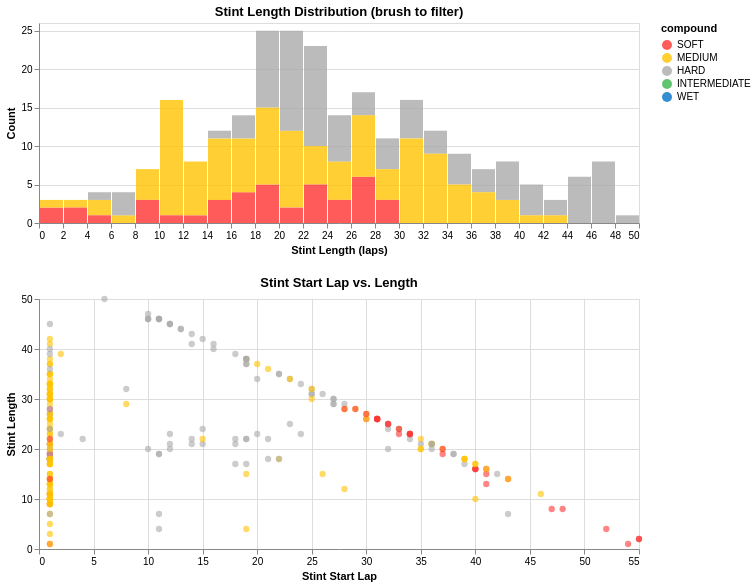

The code cell stored with this chart in its notebook:
### Markdown cell above
---
## 8 — Stint Length by Compound (Interactive)

An interval selection lets you brush a range of stint lengths on the histogram and see the corresponding stints highlighted in the scatter plot of stint start lap vs. length. Click and drag a selection on the bar chart to select range. Drag selection to brush. Double click to clear selection.

### Code cell
brush = alt.selection_interval(encodings=["x"])

hist = alt.Chart(strategy_raw).mark_bar(opacity=0.8).encode(
    x=alt.X("stint_length:Q", bin=alt.Bin(step=2), title="Stint Length (laps)"),
    y=alt.Y("count()", title="Count"),
    color=alt.condition(
        brush,
        alt.Color("compound:N", scale=compound_scale),
        alt.value("lightgray")
    )
).add_params(
    brush
).properties(
    title="Stint Length Distribution (brush to filter)",
    width=600,
    height=200
)

scatter = alt.Chart(strategy_raw).mark_circle(size=40, opacity=0.6).encode(
    x=alt.X("stint_start_lap:Q", title="Stint Start Lap"),
    y=alt.Y("stint_length:Q", title="Stint Length"),
    color=alt.condition(
        brush,
        alt.Color("compound:N", scale=compound_scale),
        alt.value("lightgray")
    ),
    tooltip=["year", "driver", "compound", "stint_start_lap", "stint_length"]
).properties(
    title="Stint Start Lap vs. Length",
    width=600,
    height=250
)

hist & scatter

### Figure 1 — Vega-Lite specification as saved in the notebook (floating-point values rounded to 4 significant figures; data arrays with more than 128 entries replaced by an {"elided": "..."} marker saying what was removed)
{"config": {"view": {"continuousWidth": 300, "continuousHeight": 300}}, "vconcat": [{"mark": {"type": "bar", "opacity": 0.8}, "encoding": {"color": {"condition": {"param": "param_5", "field": "compound", "scale": {"domain": ["SOFT", "MEDIUM", "HARD", "INTERMEDIATE", "WET"], "range": ["#FF3333", "#FFC300", "#AAAAAA", "#39B54A", "#0072C6"]}, "type": "nominal"}, "value": "lightgray"}, "x": {"bin": {"step": 2}, "field": "stint_length", "title": "Stint Length (laps)", "type": "quantitative"}, "y": {"aggregate": "count", "title": "Count", "type": "quantitative"}}, "height": 200, "name": "view_5", "title": "Stint Length Distribution (brush to filter)", "width": 600}, {"mark": {"type": "circle", "opacity": 0.6, "size": 40}, "encoding": {"color": {"condition": {"param": "param_5", "field": "compound", "scale": {"domain": ["SOFT", "MEDIUM", "HARD", "INTERMEDIATE", "WET"], "range": ["#FF3333", "#FFC300", "#AAAAAA", "#39B54A", "#0072C6"]}, "type": "nominal"}, "value": "lightgray"}, "tooltip": [{"field": "year", "type": "nominal"}, {"field": "driver", "type": "nominal"}, {"field": "compound", "type": "nominal"}, {"field": "stint_start_lap", "type": "quantitative"}, {"field": "stint_length", "type": "quantitative"}], "x": {"field": "stint_start_lap", "title": "Stint Start Lap", "type": "quantitative"}, "y": {"field": "stint_length", "title": "Stint Length", "type": "quantitative"}}, "height": 250, "title": "Stint Start Lap vs. Length", "width": 600}], "data": {"name": "data-8a1a9840252be5fb2ea4eaa97e19b5d1"}, "params": [{"name": "param_5", "select": {"type": "interval", "encodings": ["x"]}, "views": ["view_5"]}], "$schema": "https://vega.github.io/schema/vega-lite/v5.20.1.json", "datasets": {"data-8a1a9840252be5fb2ea4eaa97e19b5d1": {"elided": "261 records"}}}
